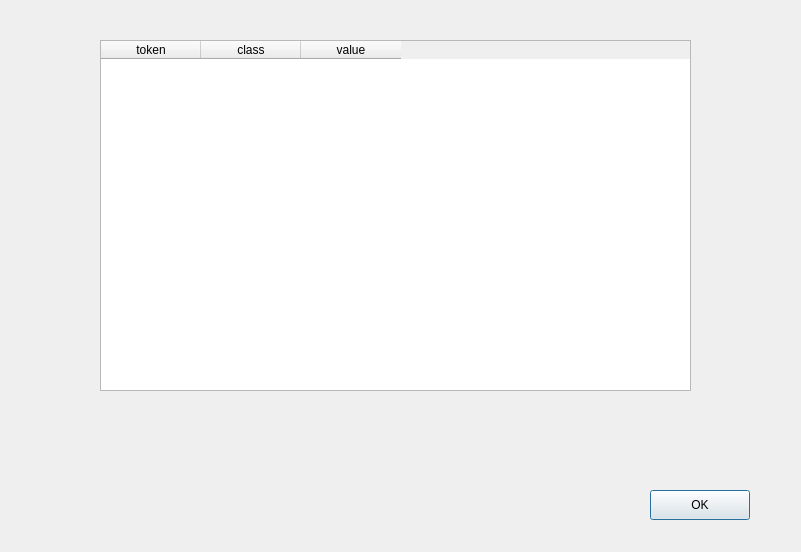
<?xml version="1.0" encoding="UTF-8"?>
<ui version="4.0">
 <class>Analysis</class>
 <widget class="QDialog" name="Analysis">
  <property name="geometry">
   <rect>
    <x>0</x>
    <y>0</y>
    <width>801</width>
    <height>552</height>
   </rect>
  </property>
  <property name="windowTitle">
   <string>Dialog</string>
  </property>
  <widget class="QTableWidget" name="tableWidget">
   <property name="geometry">
    <rect>
     <x>100</x>
     <y>40</y>
     <width>591</width>
     <height>351</height>
    </rect>
   </property>
   <column>
    <property name="text">
     <string>token</string>
    </property>
   </column>
   <column>
    <property name="text">
     <string>class</string>
    </property>
   </column>
   <column>
    <property name="text">
     <string>value</string>
    </property>
   </column>
  </widget>
  <widget class="QPushButton" name="oKButton">
   <property name="geometry">
    <rect>
     <x>650</x>
     <y>490</y>
     <width>100</width>
     <height>30</height>
    </rect>
   </property>
   <property name="text">
    <string>OK</string>
   </property>
  </widget>
 </widget>
 <resources/>
 <connections/>
</ui>
